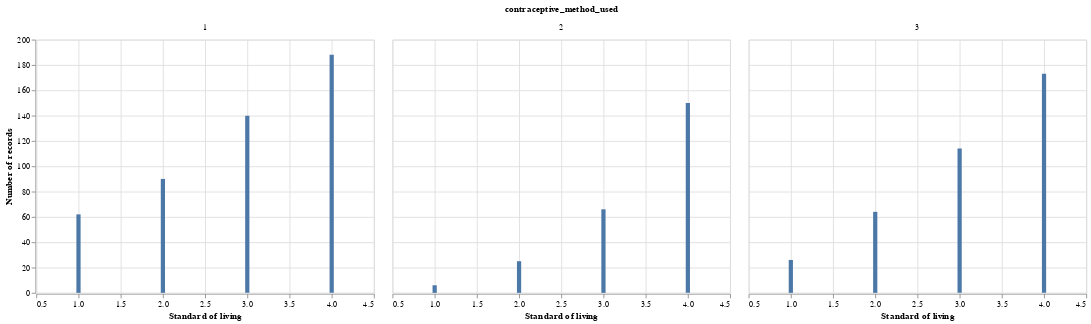

Write notebook code for a chart like this one.
### Code cell
living_standard_correlation = alt.Chart(cmc_train, title = "Standard of living vs. Method of Contraception Used").mark_bar().encode(
    x = alt.X("standard_of_living_index", title = "Standard of living"),
    y = alt.Y("count()", title = "Number of records")
).facet("contraceptive_method_used")
living_standard_correlation

### Figure 1 — Vega-Lite specification as saved in the notebook (floating-point values rounded to 4 significant figures; data arrays with more than 128 entries replaced by an {"elided": "..."} marker saying what was removed)
{"$schema": "https://vega.github.io/schema/vega-lite/v4.17.0.json", "config": {"view": {"continuousHeight": 300, "continuousWidth": 400}}, "data": {"name": "data-f15167d60f413a998667f82347f8e248"}, "datasets": {"data-f15167d60f413a998667f82347f8e248": {"elided": "1104 records"}}, "facet": {"field": "contraceptive_method_used", "type": "quantitative"}, "spec": {"encoding": {"x": {"field": "standard_of_living_index", "title": "Standard of living", "type": "quantitative"}, "y": {"aggregate": "count", "title": "Number of records", "type": "quantitative"}}, "mark": "bar", "title": "Standard of living vs. Method of Contraception Used"}}
